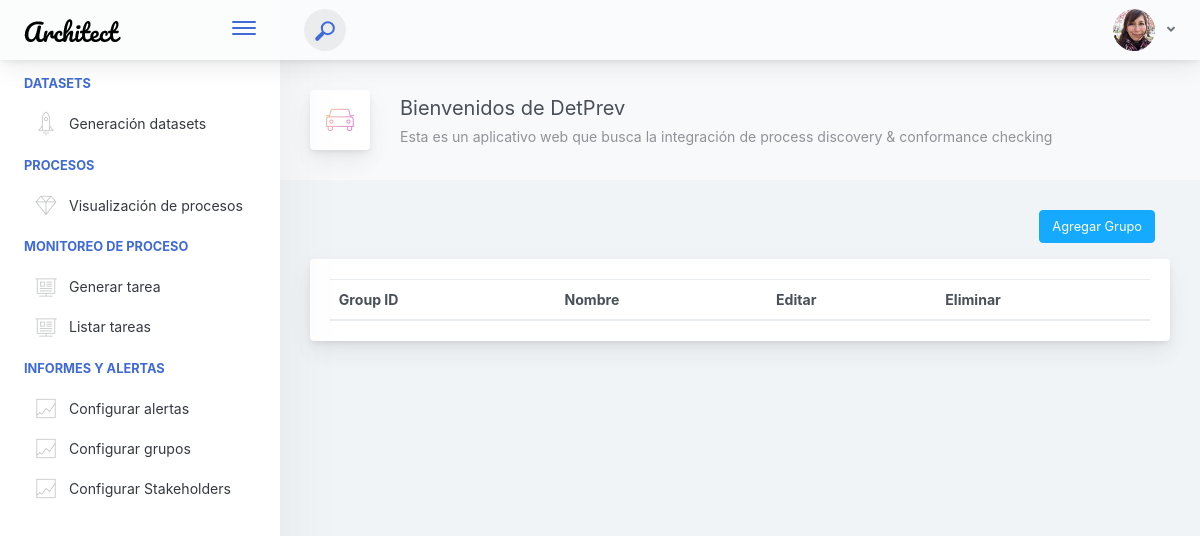
/stakeholder_list/ (signed in), run on an earlier commit of the app's database.
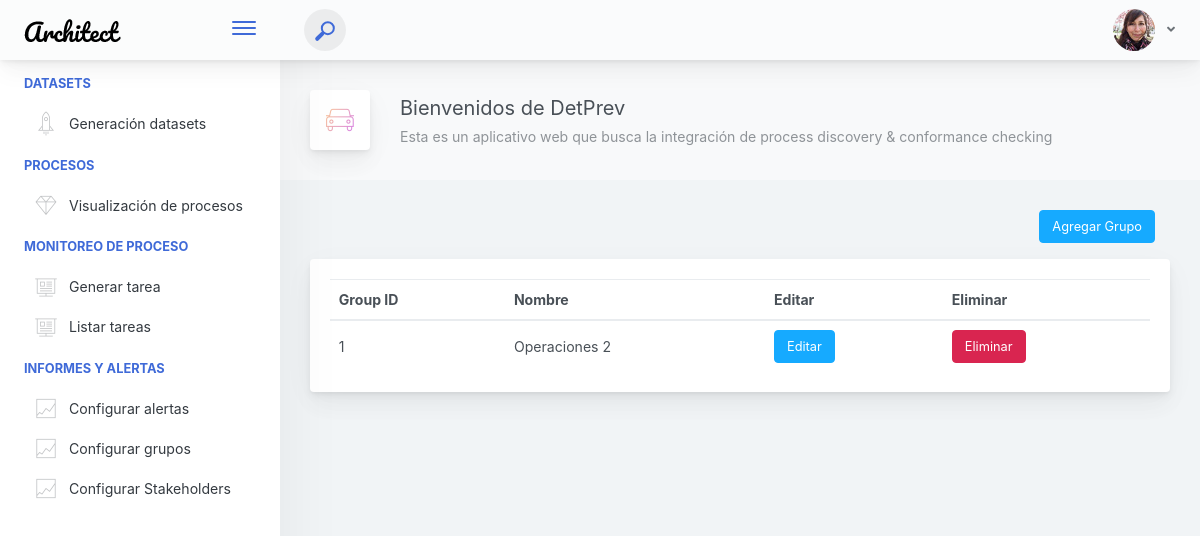
And on a later commit of the database.
### main/models.py (models this page shows, shortened)
class StakeholderList(models.Model):
    name=models.CharField(max_length=50)

### main/views.py (the view)
# urls.py: path('stakeholder_list/',stakeholder_list_view),
@login_required
def stakeholder_list_view(request):
    if request.method == 'GET':
        stakeholder_list = StakeholderList.objects.all()
        context = {'stakeholder_list': stakeholder_list}
        return render(request, 'stakeholder_list_view.html', context)

### main/templates/stakeholder_list_view.html
{% extends "base.html" %}
{% load static %}
{% block content %}
<div class="col" align="right">
    <form action="/stakeholder_list/create_or_update">
        <button type="submit" class="btn btn-info mb-3">Agregar Grupo</button>
    </form>
</div>
<div class="main-card mb-3 card">
    <div class="card-body">
        <table class="mb-0 table" style="overflow-x:auto;">
            <thead>
                <tr>
                    <th>Group ID</th>
                    <th>Nombre</th>
                    <th>Editar</th>
                    <th>Eliminar</th>
                </tr>
            </thead>
            <tbody>
                {% for item in stakeholder_list %}
                <tr>
                    <td>{{item.id}}</td>
                    <td>{{item.name}}</td>
                    <td>
                        <form action="/stakeholder_list/create_or_update/{{item.id}}" method="get"><button type="submit"
                                class="btn btn-info">Editar</button></form>
                    </td>
                    <td>
                        <form action="/stakeholder_list/delete/{{item.id}}/" method="post">{% csrf_token %}
                            <button type="submit" class="btn btn-danger">Eliminar</button>
                        </form>
                    </td>
                </tr>
                {% endfor %}
            </tbody>
        </table>
    </div>
</div>
{% endblock %}

What changed in the data, as far as the page shows it:
added StakeholderList: id "1", name "Operaciones 2"
